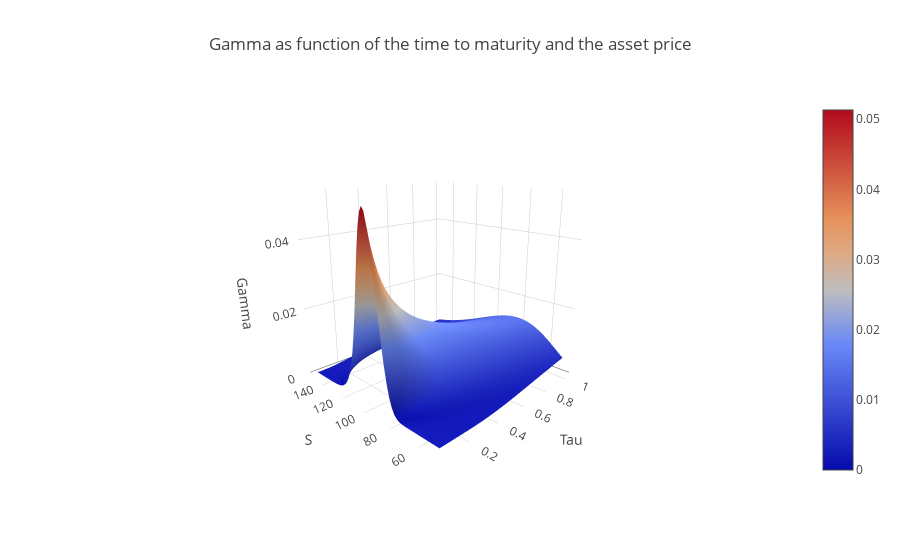

The notebook cell this image was saved under:
### Code cell
# Gamma surface
Gamma = np.zeros([steps, steps])

for i, S in enumerate(S_grid):
    for j, Tau in enumerate(Tau_grid):
        Gamma[i][j] = calculate_gamma(S, K, r, d, Tau, sig) 
        
        
layout = go.Layout(title='Gamma as function of the time to maturity and the asset price', 
                   scene = dict(xaxis_title = 'Tau', yaxis_title = 'S', zaxis_title = 'Gamma', 
                                camera_eye = dict(x=-1.6, y=-1.6, z=0.7)))

fig = go.Figure(data=[go.Surface(z=Gamma, x=Tau_grid, y=S_grid)],
                layout=layout)

iplot(fig)

# plot(fig, filename='Gamma.html')

### Figure 1 — Plotly figure (JSON) as saved in the notebook; plotly's stock layout.template omitted (floating-point values rounded to 4 significant figures; data arrays with more than 128 entries replaced by an {"elided": "..."} marker saying what was removed)
{"data": [{"type": "surface", "uid": "729ab5d1-f3f4-48d7-a66c-b2319cc5eab6", "x": [0.05, 0.0661, 0.0822, 0.09831, 0.1144, 0.1305, 0.1466, 0.1627, 0.1788, 0.1949, 0.211, 0.2271, 0.2432, 0.2593, 0.2754, 0.2915, 0.3076, 0.3237, 0.3398, 0.3559, 0.372, 0.3881, 0.4042, 0.4203, 0.4364, 0.4525, 0.4686, 0.4847, 0.5008, 0.5169, 0.5331, 0.5492, 0.5653, 0.5814, 0.5975, 0.6136, 0.6297, 0.6458, 0.6619, 0.678, 0.6941, 0.7102, 0.7263, 0.7424, 0.7585, 0.7746, 0.7907, 0.8068, 0.8229, 0.839, 0.8551, 0.8712, 0.8873, 0.9034, 0.9195, 0.9356, 0.9517, 0.9678, 0.9839, 1.0], "y": [50, 51.69, 53.39, 55.08, 56.78, 58.47, 60.17, 61.86, 63.56, 65.25, 66.95, 68.64, 70.34, 72.03, 73.73, 75.42, 77.12, 78.81, 80.51, 82.2, 83.9, 85.59, 87.29, 88.98, 90.68, 92.37, 94.07, 95.76, 97.46, 99.15, 100.8, 102.5, 104.2, 105.9, 107.6, 109.3, 111.0, 112.7, 114.4, 116.1, 117.8, 119.5, 121.2, 122.9, 124.6, 126.3, 128.0, 129.7, 131.4, 133.1, 134.7, 136.4, 138.1, 139.8, 141.5, 143.2, 144.9, 146.6, 148.3, 150.0], "z": {"elided": "60x60 float values"}}], "layout": {"scene": {"camera": {"eye": {"x": -1.6, "y": -1.6, "z": 0.7}}, "xaxis": {"title": {"text": "Tau"}}, "yaxis": {"title": {"text": "S"}}, "zaxis": {"title": {"text": "Gamma"}}}, "title": {"text": "Gamma as function of the time to maturity and the asset price"}}}
